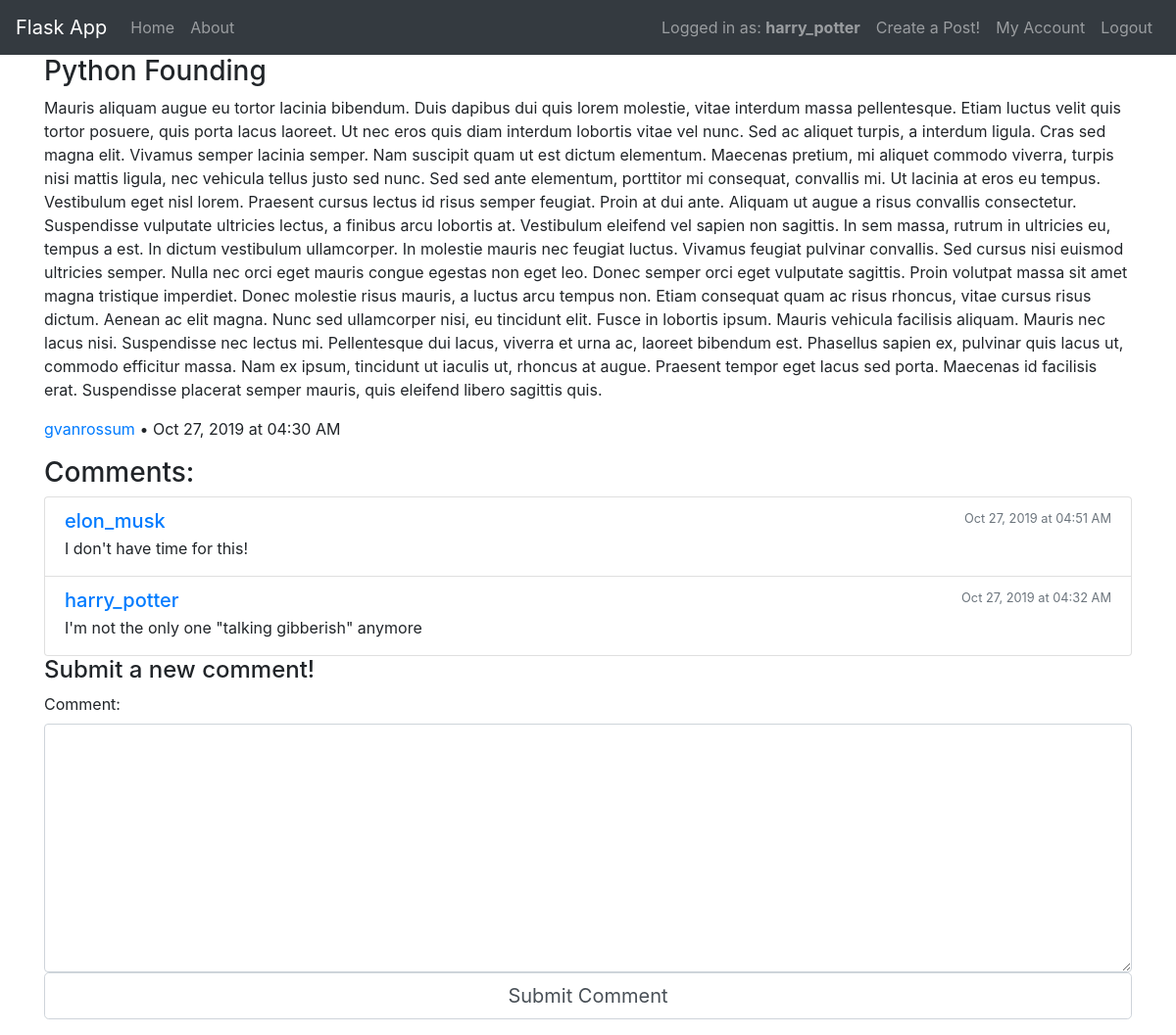
The page /posts/Python Founding (signed in) on the database its author committed.
### flask_app/models.py (models this page shows, shortened)
class User(db.Model, UserMixin):
    id = db.Column(db.Integer, primary_key=True)
    username = db.Column(db.String(30), unique=True, nullable=False)
    email = db.Column(db.String(120), unique=True, nullable=False)
    password = db.Column(db.String(60), nullable=False)
    posts = db.relationship("Post", backref="author", lazy=True)
    comments = db.relationship("Comment", backref="author", lazy=True)

class Post(db.Model):
    id = db.Column(db.Integer, primary_key=True)
    title = db.Column(db.String(100), nullable=False, unique=True)
    date = db.Column(db.DateTime, nullable=False, default=datetime.now)
    is_video = db.Column(db.Boolean, nullable=False)
    content = db.Column(db.Text, nullable=False)
    user_id = db.Column(db.Integer, db.ForeignKey("user.id"), nullable=False)
    comments = db.relationship("Comment", backref="post", lazy=True)

class Comment(db.Model):
    id = db.Column(db.Integer, primary_key=True)
    content = db.Column(db.Text, nullable=False)
    date = db.Column(db.DateTime, nullable=False, default=datetime.now)
    user_id = db.Column(db.Integer, db.ForeignKey("user.id"), nullable=False)
    post_id = db.Column(db.Integer, db.ForeignKey("post.id"), nullable=False)

### flask_app/posts/routes.py (the view)
@posts.route("/posts/<title>", methods=["GET", "POST"])
def post_detail(title):
    form = CommentForm()
    post = Post.query.filter_by(title=title).first()
    if form.validate_on_submit():
        comment = Comment(content=form.text.data, author=current_user, post=post)
        db.session.add(comment)
        db.session.commit()
        return redirect(request.path)
    comments = post.comments[::-1]
    return render_template("post_detail.html", post=post, comments=comments, form=form)

### flask_app/posts/forms.py
class CommentForm(FlaskForm):
    text = TextAreaField("Comment:", validators=[Length(min=1)])
    submit = SubmitField("Submit Comment")

### flask_app/models.py (called while the page is built)
@login_manager.user_loader
def load_user(id):
    return User.query.get(int(id))

### flask_app/templates/post_detail.html (shortened to what this page needs)
{% extends "base.html" %}
{% block content %}
<article class="content-section">
    <div>
        <h3>{{ post.title }}</h3>
        {% if post.is_video %}
        <iframe width="560" height="315" src={{ "https://www.youtube.com/embed/%s" % post.content }} frameborder="0"
            allow="accelerometer; autoplay; encrypted-media; gyroscope; picture-in-picture" allowfullscreen>
        </iframe>
        {% else %}
        <p>{{ post.content }}</p>
        {% endif %}
        <div>
            <p>
                <a href={{ url_for('main.user_detail', username=post.author.username) }}>
                    {{ post.author.username -}}
                </a> •
                {{ post.date.strftime('%b %d, %Y at %I:%M %p') }}
            </p>
        </div>
    </div>
</article>
<h3>Comments:</h3>
{% if comments %}
<div class="list-group">
    {% for comment in comments %}
    <div class="list-group-item">
        <div class="d-flex w-100 justify-content-between">
            <a href={{ url_for('main.user_detail', username=comment.author.username) }}>
                <h5 class="mb-1">{{ comment.author.username }}</h5>
            </a>
            <small class="text-muted">{{ comment.date.strftime('%b %d, %Y at %I:%M %p') }}</small>
        </div>
        <p class="mb-1">{{ comment.content }}</p>
    </div>
    {% endfor %}
</div>
{% else %}
<h5>No comments yet... be the first! (Make sure you're logged in)</h5>
{% endif %}
{% if current_user.is_authenticated %}
<div>
    <h4>Submit a new comment!</h4>
    <form action="" method="post">
        <div>
            {{ form.text.label(class="form-control-label") }}
            {{ form.text(class="form-control form-control-md", rows=10) }}
        </div>
        <div>
            {{ form.submit(class="form-control form-control-lg") }}
        </div>
    </form>
</div>
{% endif %}
{% endblock %}

### flask_app/templates/base.html (shortened to what this page needs)
<html lang="en">
<head>
    <link rel="stylesheet" href="https://stackpath.bootstrapcdn.com/bootstrap/4.3.1/css/bootstrap.min.css"
>
    <link rel="stylesheet" href={{ url_for('static', filename='css/custom.css') }}>
</head>
<body>
    <header>
        <nav class="navbar navbar-expand-md navbar-dark bg-dark">
            <a class="navbar-brand" href={{ url_for('main.index' )}}>Flask App</a>
            <div class="collapse navbar-collapse" id="navbarToggle">
                <ul class="nav navbar-nav mr-auto">
                    <li class="nav-item">
                        <a href={{ url_for('main.index') }} class="nav-link">Home</a>
                    </li>
                    <li class="nav-item">
                        <a href={{ url_for('main.about') }} class="nav-link">About</a>
                    </li>
                </ul>
                {% if current_user.is_authenticated %}
                <ul class="nav navbar-nav ml-auto justify-content-end">
                    <li class="nav-item">
                        <a href=# class="nav-link">Logged in as: <b>{{ current_user.username }}</b></a>
                    </li>
                    <li class="nav-item">
                        <a href={{ url_for('posts.create_post') }} class="nav-link">Create a Post!</a>
                    </li>
                    <li class="nav-item">
                        <a href={{ url_for('users.account' )}} class="nav-link">My Account</a>
                    </li>
                    <li class="nav-item">
                        <a href={{ url_for('users.logout' )}} class="nav-link">Logout</a>
                    </li>
                </ul>
                {% endif %}
            </div>
        </nav>
    </header>
    <main class="container">
        <div class="row">
            <div class="col-md-12">
                {% block content %}{% endblock %}
            </div>
        </div>
    </main>
</body>
</html>

### rows shown on the page
User: username "harry_potter"
Post: title "Python Founding", content "Mauris aliquam augue eu tortor lacinia bibendum. Duis dapibus dui quis lorem molestie, vitae interdum massa pellentesque. Etiam luctus velit quis tortor posuere, quis porta lacus laoreet. Ut nec eros quis diam interdum lobortis vitae vel nunc. Sed ac aliquet turpis, a interdum ligula. Cras sed magna elit. Vivamus semper lacinia semper. Nam suscipit quam ut est dictum elementum. Maecenas pretium, mi aliquet commodo viverra, turpis nisi mattis ligula, nec vehicula tellus justo sed nunc. Sed sed ante elementum, porttitor mi consequat, convallis mi. Ut lacinia at eros eu tempus. Vestibulum eget nisl lorem. Praesent cursus lectus id risus semper feugiat. Proin at dui ante. Aliquam ut augue a…", date "Oct 27, 2019 at 04:30 AM"
User: author.username "gvanrossum"
Comment: author.username "elon_musk", date "Oct 27, 2019 at 04:51 AM", content "I don't have time for this!"
Comment: author.username "harry_potter", date "Oct 27, 2019 at 04:32 AM", content "I'm not the only one \"talking gibberish\" anymore"
